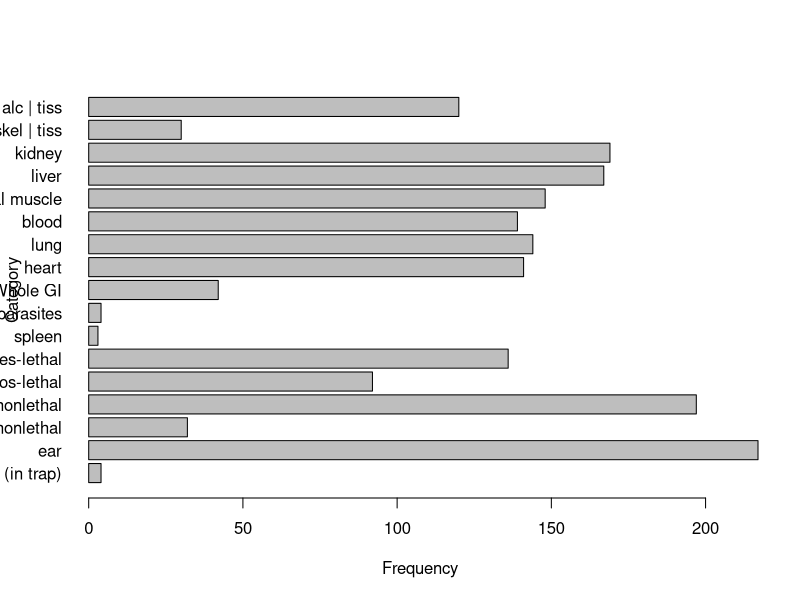
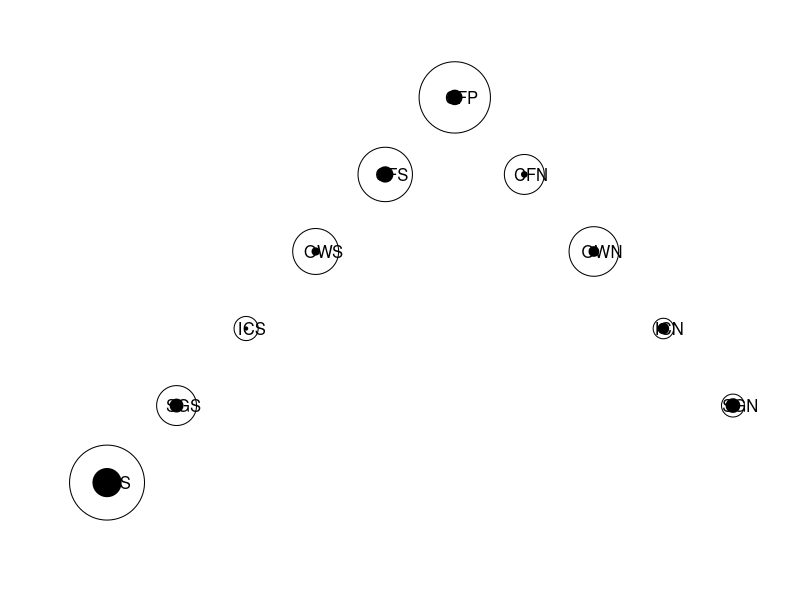
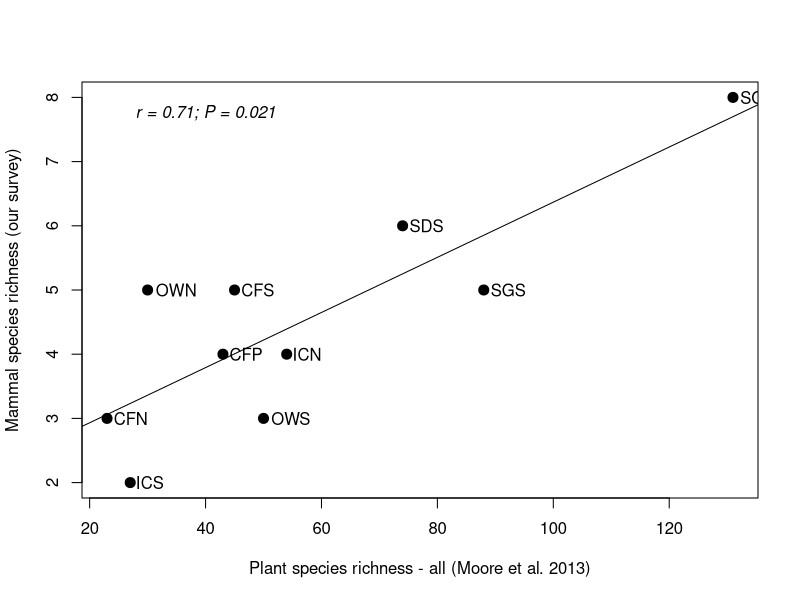
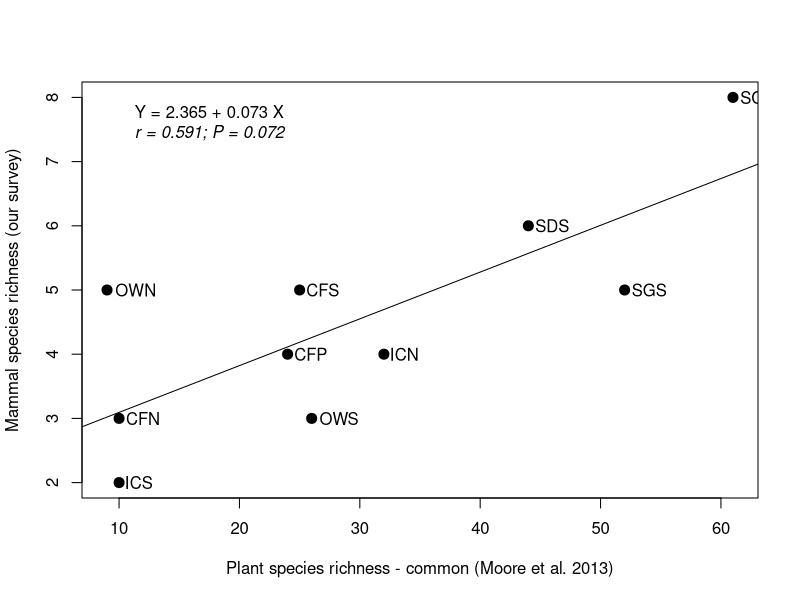
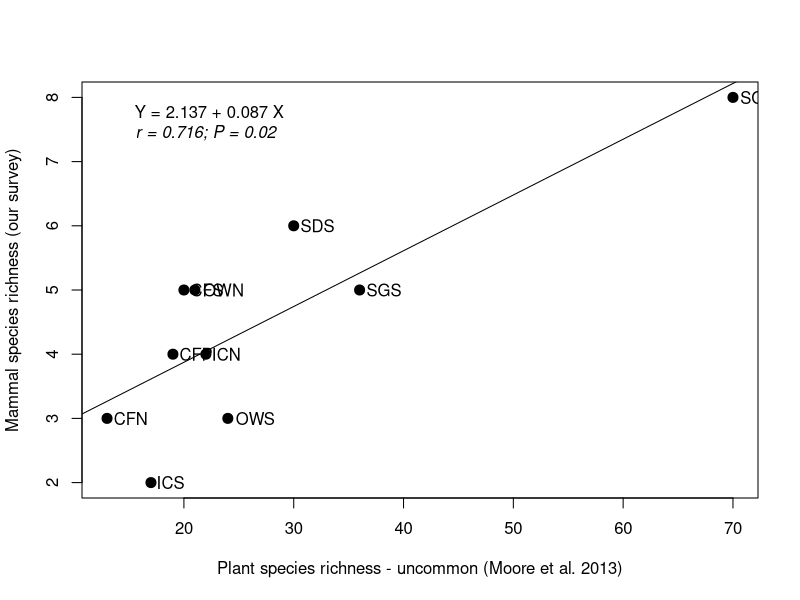
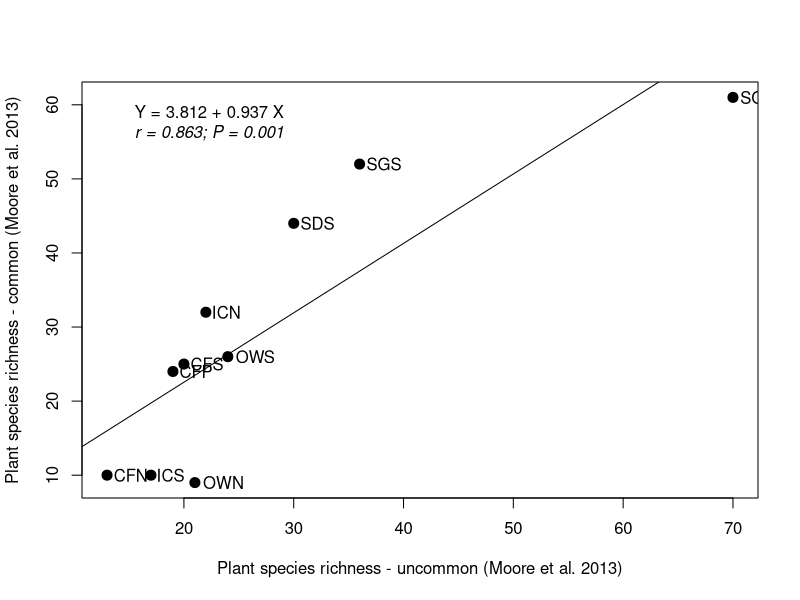
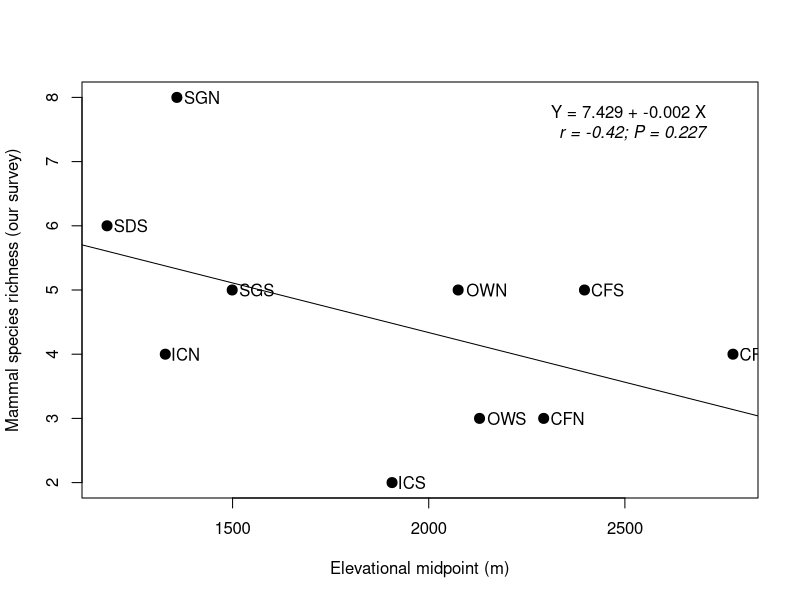
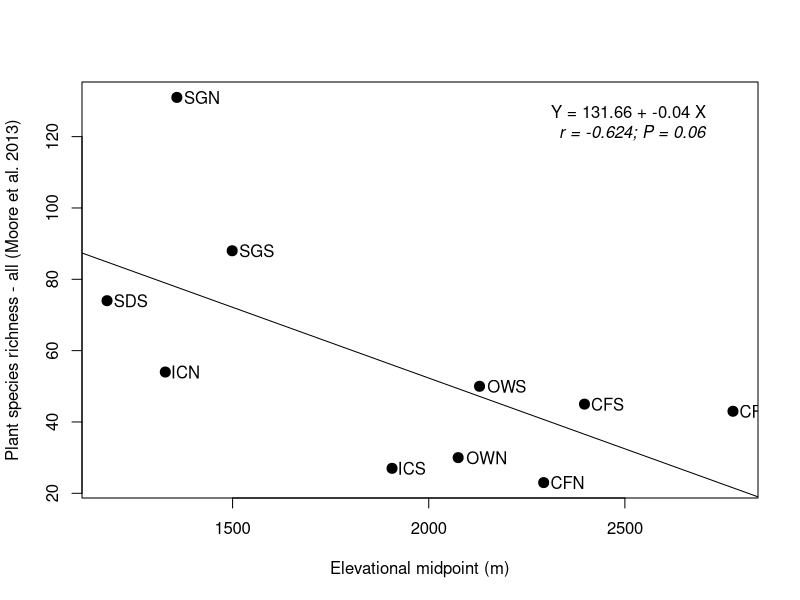

These figures' R source, in order:
# Code to summarize Santa Catalinas data
#####

# FIG 2 - summary of all sampling
######
setwd("/Users/unathan/ASU\ Dropbox/Nathan\ Upham/PROJECTS/SantaCatalinas_project/MS_2024-2025/sc_mamm_survey/Figures/Fig2_samplingSummary")

allDat<-read.csv("AllMammalRecords_2021-23_Refined.csv")

prepListRaw<-as.data.frame(table(allDat$preparations))[order(as.data.frame(table(allDat$preparations))[,2], decreasing=TRUE),]

write.csv(prepListRaw, file="AllMammalRecords_2021-23_Refined_prepListRaw.csv")

# read back in the cleaned data
prepListCleaned<-read.csv(file="AllMammalRecords_2021-23_Refined_prepListCleaned.csv")
dat<-prepListCleaned
dat_rev <- dat[nrow(dat):1, ]

# PLOT these data
pdf(file="plot_prepListCleaned.pdf", width=6, height=6)
	barplot(
	  height = dat_rev$Freq,
	  names.arg = dat_rev$Var1,
	  horiz = TRUE,
	  xlab = "Frequency",
	  ylab = "Category",
	  las = 1
	)
dev.off()





# FIG 5 -- Moore et al. 2013 + Meyer et al. 2015 comparison
######
#setwd("/Users/n8upham/ASU\ Dropbox/Nathan\ Upham/PROJECTS/SantaCatalinas_project/MS_2024-2025/sc_mamm_survey/Fig5_compareToPlants")
setwd("/Users/unathan/ASU\ Dropbox/Nathan\ Upham/PROJECTS/SantaCatalinas_project/MS_2024-2025/sc_mamm_survey/Figures/Fig5_compareToPlants")

allDat<-read.csv("AllMammalRecords_2021-23_Refined.csv")

table(allDat$habitat)

#                                      Interior Chaparral 
#                                                     197 
#                                    Madrean Oak Woodland 
#                                                     316 
#                           Petran Montane Conifer Forest 
#                                                     576 
#                                    Semidesert Grassland 
#                                                     313 
# Upland Sonoran Desertscrub/Semidesert Grassland ecotone 
#                                                     399 

table(allDat$site)

# CFN CFP CFS ICN ICS OWN OWS SDS SGN SGS 
# 120 238 218 123  74 174 142 399 147 166 

allSamplesBySite<-as.data.frame(table(allDat$site))

#    Var1 Freq
# 1   CFN  120
# 2   CFP  238
# 3   CFS  218
# 4   ICN  123
# 5   ICS   74
# 6   OWN  174
# 7   OWS  142
# 8   SDS  399
# 9   SGN  147
# 10  SGS  166

allVoucherDat<-allDat[which(allDat$basisOfRecord=="PRESERVED_SPECIMEN"),]
# 150 records

	allVouchersBySite<-as.data.frame(table(allVoucherDat$site))
	#    Var1 Freq
	# 1   CFN    7
	# 2   CFP   18
	# 3   CFS   19
	# 4   ICN   13
	# 5   ICS    4
	# 6   OWN   12
	# 7   OWS    9
	# 8   SDS   35
	# 9   SGN   17
	# 10  SGS   16

	allVouchersSex<-as.data.frame(table(allVoucherDat$sex))

	#   Var1 Freq
	# 1    f   76
	# 2    m   73 << 74
	# 3    M    1


allNonlethalDat<-allDat[!is.na(allDat$basisOfRecord) &
  						!is.na(allDat$preparations) &
  						allDat$basisOfRecord == "MATERIAL_SAMPLE" &
  						allDat$preparations == "ear",]

	allNonlethalBySite<-as.data.frame(table(allNonlethalDat$site))
	#    Var1 Freq
	# 1   CFN   26
	# 2   CFP   41
	# 3   CFS   26
	# 4   ICN    4
	# 5   ICS   16
	# 6   OWN   29
	# 7   OWS   29
	# 8   SDS   27
	# 9   SGN    2
	# 10  SGS   17

	allNonlethalSex<-as.data.frame(table(allNonlethalDat$sex))
	#   Var1 Freq
	# 1    unk  6
	# 2    f  114
	# 3    m   97
	

# Combined lethal + non-lethal sampling
	sumDat<-cbind.data.frame(site=allVouchersBySite[,1],lethal=allVouchersBySite[,2],nonLethal=allNonlethalBySite[,2], total=(allVouchersBySite[,2]+allNonlethalBySite[,2]), trapSuccess=(allVouchersBySite[,2]+allNonlethalBySite[,2])/400)

	sumDat_ordered<-sumDat[c(8,10,5,7,3,2,1,6,4,9),]

	write.csv(sumDat_ordered, file="AllMammalRecords_2021-23_Refined_sumSampling-lethal-non.csv")

	#    site lethal nonLethal total trapSuccess
	# 8   SDS     35        27    62      0.1550
	# 10  SGS     16        17    33      0.0825
	# 5   ICS      4        16    20      0.0500
	# 7   OWS      9        29    38      0.0950
	# 3   CFS     19        26    45      0.1125
	# 2   CFP     18        41    59      0.1475
	# 1   CFN      7        26    33      0.0825
	# 6   OWN     12        29    41      0.1025
	# 4   ICN     13         4    17      0.0425
	# 9   SGN     17         2    19      0.0475

# PLOT sites -- lethal vs non-lethal
totalScale<-10*(sumDat_ordered$total / max(sumDat_ordered$total) )
voucherScale<-10*(sumDat_ordered$lethal / max(sumDat_ordered$total) )

pdf(file="plot_sumSampling-lethal-vs-nonlethal.pdf", width=4, height=6)
	plot(x=1:10, y=c(1:6,5:2), cex=totalScale, xpd=NA, xaxt="n", yaxt="n", bty="n",xlab="",ylab="")
	points(x=1:10, y=c(1:6,5:2), cex=voucherScale, pch=20, xpd=NA)
	text(x=1:10, y=c(1:6,5:2), labels=sumDat_ordered$site, adj=0.3)
dev.off()


# Sum species richness
#####
listOfSites<-as.vector(allVouchersBySite$Var1)
allSpp<-list(length(listOfSites))
whichSpp<-list(length(listOfSites))
numSpp<-list(length(listOfSites))
for(i in 1:length(listOfSites)){
	site_i<-listOfSites[i]
	allSpp[[i]]<-allVoucherDat[which(allVoucherDat$site==site_i),"species"]
	whichSpp[[i]]<-as.data.frame(table(allSpp[[i]]))
	numSpp[[i]]<-length(whichSpp[[i]][,1])
}
numSpp_ALL<-do.call(rbind, numSpp)

finalDat<-cbind.data.frame(listOfSites, numSpp_ALL)

#    listOfSites numSpp_ALL
# 1          CFN          3
# 2          CFP          4
# 3          CFS          5
# 4          ICN          4
# 5          ICS          2
# 6          OWN          5
# 7          OWS          3
# 8          SDS          6
# 9          SGN          8
# 10         SGS          5

#######
# PLOTTING
######

# PART A
#######
# Read back in data joined to Moore et al. 2013, Table 6
#######
datJoined<-read.csv("AllMammalSpecies-bySite_joinToMooreEtAl-Table6_DATA.csv")


# ALL PLANTS
####
X.VAR<-datJoined$numSpp_plantsAll
X.LAB<-"Plant species richness - all (Moore et al. 2013)"
Y.LAB<-"Mammal species richness (our survey)"

	TEST<-cor.test(x=X.VAR, y=datJoined$numSpp_mammalsAll,
              alternative = c("two.sided"),
              method = c("spearman"), conf.level = 0.95)
	TEST$estimate[[1]]
	TEST$p.value[[1]]
	#[1] 0.7099983
	#[1] 0.02142292

	# IS NORMAL?
	ks.test(y=datJoined$numSpp_mammalsAll, x=X.VAR)
		# data:  X.VAR and datJoined$numSpp_mammalsAll
		# D = 1, p-value = 1.083e-05 <<< FAILS!  So not relevant to summarize the linear model.
		# alternative hypothesis: two-sided

	TEST2<-lm(datJoined$numSpp_mammalsAll ~ X.VAR, data=datJoined)
	TEST2$coefficients[[1]]
	TEST2$coefficients[[2]]
    #           (Intercept)  datJoined$numSpp_plantsAll  
    #               2.07323                     0.04295  


pdf("AllMammalSpecies-bySite_joinToMooreEtAl_mam-v-allPlant_clean_noLine.pdf")

	plot(datJoined$numSpp_mammalsAll ~ X.VAR, type="n",data=datJoined, xlab=X.LAB, ylab=Y.LAB) # plotting the axes (no points)
	points(datJoined$numSpp_mammalsAll ~ X.VAR, data=datJoined, cex=2, pch=20)	# plotting points
	text(y=datJoined$numSpp_mammalsAll, x=X.VAR, labels=datJoined$Site, adj=-0.2) # adding labels to point (site names)

	abline(a=TEST2$coefficients[[1]], b=TEST2$coefficients[[2]])
	#mtext(text= paste0("Y = ",round(TEST2$coefficients[[1]],3), " + ",round(TEST2$coefficients[[2]],3)," X"), 
	#	side=3, line= -2, adj=0.1)
	mtext(text= paste0("r = ",round(TEST$estimate[[1]],3), "; P = ",round(TEST$p.value[[1]],3)), 
		side=3, line= -2, adj=0.1, font=3)

dev.off()


# COMMON PLANTS
####
X.VAR<-datJoined$numSpp_plantsCommon
X.LAB<-"Plant species richness - common (Moore et al. 2013)"
Y.LAB<-"Mammal species richness (our survey)"

	TEST<-cor.test(x=X.VAR, y=datJoined$numSpp_mammalsAll,
              alternative = c("two.sided"),
              method = c("spearman"), conf.level = 0.95)
	TEST$estimate[[1]]
	TEST$p.value[[1]]
	#[1] 0.5914021
	#[1] 0.07173829	

	TEST2<-lm(datJoined$numSpp_mammalsAll ~ X.VAR, data=datJoined)
	TEST2$coefficients[[1]]
	TEST2$coefficients[[2]]
	#	Coefficients:
	# (Intercept)        X.VAR  
	#    2.36547      0.07285  
pdf("AllMammalSpecies-bySite_joinToMooreEtAl_mam-v-commonPlant_clean.pdf")

	plot(datJoined$numSpp_mammalsAll ~ X.VAR, type="n",data=datJoined, xlab=X.LAB, ylab=Y.LAB)
	points(datJoined$numSpp_mammalsAll ~ X.VAR, data=datJoined, cex=2, pch=20)
	text(y=datJoined$numSpp_mammalsAll, x=X.VAR, labels=datJoined$Site, adj=-0.2)

	abline(a=TEST2$coefficients[[1]], b=TEST2$coefficients[[2]])
	mtext(text= paste0("Y = ",round(TEST2$coefficients[[1]],3), " + ",round(TEST2$coefficients[[2]],3)," X"), 
		side=3, line= -2, adj=0.1)
	mtext(text= paste0("r = ",round(TEST$estimate[[1]],3), "; P = ",round(TEST$p.value[[1]],3)), 
		side=3, line= -3, adj=0.1, font=3)

dev.off()


# UNCOMMON PLANTS
####
X.VAR<-datJoined$numSpp_plantsUncommon
X.LAB<-"Plant species richness - uncommon (Moore et al. 2013)"
Y.LAB<-"Mammal species richness (our survey)"

	TEST<-cor.test(x=X.VAR, y=datJoined$numSpp_mammalsAll,
              alternative = c("two.sided"),
              method = c("spearman"), conf.level = 0.95)
	TEST$estimate[[1]]
	TEST$p.value[[1]]
	#[1] 0.7161722
	#[1] 0.01981919	

	TEST2<-lm(datJoined$numSpp_mammalsAll ~ X.VAR, data=datJoined)
	TEST2$coefficients[[1]]
	TEST2$coefficients[[2]]
	#	Coefficients:
	# (Intercept)       X.VAR 
	#    2.137326    0.086863 
pdf("AllMammalSpecies-bySite_joinToMooreEtAl_mam-v-uncommonPlant_clean.pdf")

	plot(datJoined$numSpp_mammalsAll ~ X.VAR, type="n",data=datJoined, xlab=X.LAB, ylab=Y.LAB)
	points(datJoined$numSpp_mammalsAll ~ X.VAR, data=datJoined, cex=2, pch=20)
	text(y=datJoined$numSpp_mammalsAll, x=X.VAR, labels=datJoined$Site, adj=-0.2)

	abline(a=TEST2$coefficients[[1]], b=TEST2$coefficients[[2]])
	mtext(text= paste0("Y = ",round(TEST2$coefficients[[1]],3), " + ",round(TEST2$coefficients[[2]],3)," X"), 
		side=3, line= -2, adj=0.1)
	mtext(text= paste0("r = ",round(TEST$estimate[[1]],3), "; P = ",round(TEST$p.value[[1]],3)), 
		side=3, line= -3, adj=0.1, font=3)

dev.off()

# COMMON VS UNCOMMON PLANTS
####
X.VAR<-datJoined$numSpp_plantsUncommon
X.LAB<-"Plant species richness - uncommon (Moore et al. 2013)"
Y.LAB<-"Plant species richness - common (Moore et al. 2013)"

	TEST<-cor.test(x=X.VAR, y=datJoined$numSpp_plantsCommon,
              alternative = c("two.sided"),
              method = c("spearman"), conf.level = 0.95)
	TEST$estimate[[1]]
	TEST$p.value[[1]]
		# [1] 0.8632259
		# [1] 0.001293815

	TEST2<-lm(datJoined$numSpp_plantsCommon ~ X.VAR, data=datJoined)
	TEST2$coefficients[[1]]
	TEST2$coefficients[[2]]
	#	Coefficients:
		# (Intercept)       X.VAR 
		#    3.812376    0.937045 
	
pdf("AllMammalSpecies-bySite_joinToMooreEtAl_common-v-uncommonPlant_clean.pdf")

	plot(datJoined$numSpp_plantsCommon ~ X.VAR, type="n",data=datJoined, xlab=X.LAB, ylab=Y.LAB)
	points(datJoined$numSpp_plantsCommon ~ X.VAR, data=datJoined, cex=2, pch=20)
	text(y=datJoined$numSpp_plantsCommon, x=X.VAR, labels=datJoined$Site, adj=-0.2)

	abline(a=TEST2$coefficients[[1]], b=TEST2$coefficients[[2]])
	mtext(text= paste0("Y = ",round(TEST2$coefficients[[1]],3), " + ",round(TEST2$coefficients[[2]],3)," X"), 
		side=3, line= -2, adj=0.1)
	mtext(text= paste0("r = ",round(TEST$estimate[[1]],3), "; P = ",round(TEST$p.value[[1]],3)), 
		side=3, line= -3, adj=0.1, font=3)

dev.off()




# ELEV MID... VS MAMMALS
####
X.VAR<-datJoined$elevMid
X.LAB<-"Elevational midpoint (m)"
Y.LAB<-"Mammal species richness (our survey)"

	TEST<-cor.test(x=X.VAR, y=datJoined$numSpp_mammalsAll,
              alternative = c("two.sided"),
              method = c("spearman"), conf.level = 0.95)
	TEST$estimate[[1]]
	TEST$p.value[[1]]
		# [1] -0.4198251
		# [1] 0.2270985

	TEST2<-lm(datJoined$numSpp_mammalsAll ~ X.VAR, data=datJoined)
	TEST2$coefficients[[1]]
	TEST2$coefficients[[2]]
		# (Intercept)        X.VAR 
		# 7.428708296 -0.001546145 

pdf("AllMammalSpecies-bySite_joinToMooreEtAl_mam-v-elevMid_clean.pdf")

	plot(datJoined$numSpp_mammalsAll ~ X.VAR, type="n",data=datJoined, xlab=X.LAB, ylab=Y.LAB)
	points(datJoined$numSpp_mammalsAll ~ X.VAR, data=datJoined, cex=2, pch=20)
	text(y=datJoined$numSpp_mammalsAll, x=X.VAR, labels=datJoined$Site, adj=-0.2)

	abline(a=TEST2$coefficients[[1]], b=TEST2$coefficients[[2]])
	mtext(text= paste0("Y = ",round(TEST2$coefficients[[1]],3), " + ",round(TEST2$coefficients[[2]],3)," X"), 
		side=3, line= -2, adj=0.9)
	mtext(text= paste0("r = ",round(TEST$estimate[[1]],3), "; P = ",round(TEST$p.value[[1]],3)), 
		side=3, line= -3, adj=0.9, font=3)

dev.off()


# ELEV MID... VS PLANTS
####
X.VAR<-datJoined$elevMid
X.LAB<-"Elevational midpoint (m)"
Y.LAB<-"Plant species richness - all (Moore et al. 2013)"

	TEST<-cor.test(x=X.VAR, y=datJoined$numSpp_plantsAll,
              alternative = c("two.sided"),
              method = c("spearman"), conf.level = 0.95)
	TEST$estimate[[1]]
	TEST$p.value[[1]]
		# [1] -0.6242424
		# [1] 0.06024898

	TEST2<-lm(datJoined$numSpp_plantsAll ~ X.VAR, data=datJoined)
	TEST2$coefficients[[1]]
	TEST2$coefficients[[2]]
		# [1] 131.6602
		# [1] -0.0396791

pdf("AllMammalSpecies-bySite_joinToMooreEtAl_plant-v-elevMid_clean.pdf")

	plot(datJoined$numSpp_plantsAll ~ X.VAR, type="n",data=datJoined, xlab=X.LAB, ylab=Y.LAB)
	points(datJoined$numSpp_plantsAll ~ X.VAR, data=datJoined, cex=2, pch=20)
	text(y=datJoined$numSpp_plantsAll, x=X.VAR, labels=datJoined$Site, adj=-0.2)

	abline(a=TEST2$coefficients[[1]], b=TEST2$coefficients[[2]])
	mtext(text= paste0("Y = ",round(TEST2$coefficients[[1]],3), " + ",round(TEST2$coefficients[[2]],3)," X"), 
		side=3, line= -2, adj=0.9)
	mtext(text= paste0("r = ",round(TEST$estimate[[1]],3), "; P = ",round(TEST$p.value[[1]],3)), 
		side=3, line= -3, adj=0.9, font=3)

dev.off()

# ELEV MID... VS ALL -- as SPLINES....
####





# PART B
#######
# Read back in data joined to Meyer at al. 2015, S2 Data
#######
datJoined<-read.csv("AllMammalSpecies-bySite_joinToMeyerEtAl-S2data_DATA.csv")


# ALL ARTHROPODS
####
X.VAR<-datJoined$TOTAL_SPP
X.LAB<-"Arthropod species richness - all (Meyer et al. 2015)"
Y.LAB<-"Mammal species richness (our survey)"

	TEST<-cor.test(x=X.VAR, y=datJoined$numSpp_mammalsAll,
              alternative = c("two.sided"),
              method = c("spearman"), conf.level = 0.95)
	TEST$estimate[[1]]
	TEST$p.value[[1]]
	#[1] 0.790259
	#[1] 0.006516335

	TEST2<-lm(datJoined$numSpp_mammalsAll ~ X.VAR, data=datJoined)
	TEST2$coefficients[[1]]
	TEST2$coefficients[[2]]
    #           (Intercept)  datJoined$TOTAL_SPP  
	#		       -0.56018      0.06333 


pdf("AllMammalSpecies-bySite_joinToMeyerEtAl_mam-v-allArthropod.pdf")

	plot(datJoined$numSpp_mammalsAll ~ X.VAR, type="n",data=datJoined, xlab=X.LAB, ylab=Y.LAB) # plotting the axes (no points)
	points(datJoined$numSpp_mammalsAll ~ X.VAR, data=datJoined, cex=2, pch=20)	# plotting points
	text(y=datJoined$numSpp_mammalsAll, x=X.VAR, labels=datJoined$Site, adj=-0.2) # adding labels to point (site names)

	abline(a=TEST2$coefficients[[1]], b=TEST2$coefficients[[2]])
	#mtext(text= paste0("Y = ",round(TEST2$coefficients[[1]],3), " + ",round(TEST2$coefficients[[2]],3)," X"), 
	#	side=3, line= -2, adj=0.1)
	mtext(text= paste0("r = ",round(TEST$estimate[[1]],3), "; P = ",round(TEST$p.value[[1]],3)), 
		side=3, line= -2, adj=0.1, font=3)

dev.off()


# Orthoptera
####
X.VAR<-datJoined$Orthoptera
X.LAB<-"Orthoptera species richness (Meyer et al. 2015)"
Y.LAB<-"Mammal species richness (our survey)"

	TEST<-cor.test(x=X.VAR, y=datJoined$numSpp_mammalsAll,
              alternative = c("two.sided"),
              method = c("spearman"), conf.level = 0.95)
	TEST$estimate[[1]]
	TEST$p.value[[1]]
	#[1] 0.4130408
	#[1] 0.2354798

	TEST2<-lm(datJoined$numSpp_mammalsAll ~ X.VAR, data=datJoined)

pdf("AllMammalSpecies-bySite_joinToMeyerEtAl_mam-v-Orthoptera.pdf")

	plot(datJoined$numSpp_mammalsAll ~ X.VAR, type="n",data=datJoined, xlab=X.LAB, ylab=Y.LAB) # plotting the axes (no points)
	points(datJoined$numSpp_mammalsAll ~ X.VAR, data=datJoined, cex=2, pch=20)	# plotting points
	text(y=datJoined$numSpp_mammalsAll, x=X.VAR, labels=datJoined$Site, adj=-0.2) # adding labels to point (site names)

	abline(a=TEST2$coefficients[[1]], b=TEST2$coefficients[[2]])
	#mtext(text= paste0("Y = ",round(TEST2$coefficients[[1]],3), " + ",round(TEST2$coefficients[[2]],3)," X"), 
	#	side=3, line= -2, adj=0.1)
	mtext(text= paste0("r = ",round(TEST$estimate[[1]],3), "; P = ",round(TEST$p.value[[1]],3)), 
		side=3, line= -2, adj=0.1, font=3)

dev.off()

# Myriapoda
####
X.VAR<-datJoined$Myriapoda
X.LAB<-"Myriapoda species richness (Meyer et al. 2015)"
Y.LAB<-"Mammal species richness (our survey)"

	TEST<-cor.test(x=X.VAR, y=datJoined$numSpp_mammalsAll,
              alternative = c("two.sided"),
              method = c("spearman"), conf.level = 0.95)
	TEST$estimate[[1]]
	TEST$p.value[[1]]
	#[1] 0.08254343
	#[1] 0.8206615

	TEST2<-lm(datJoined$numSpp_mammalsAll ~ X.VAR, data=datJoined)

pdf("AllMammalSpecies-bySite_joinToMeyerEtAl_mam-v-Myriapoda.pdf")

	plot(datJoined$numSpp_mammalsAll ~ X.VAR, type="n",data=datJoined, xlab=X.LAB, ylab=Y.LAB) # plotting the axes (no points)
	points(datJoined$numSpp_mammalsAll ~ X.VAR, data=datJoined, cex=2, pch=20)	# plotting points
	text(y=datJoined$numSpp_mammalsAll, x=X.VAR, labels=datJoined$Site, adj=-0.2) # adding labels to point (site names)

	abline(a=TEST2$coefficients[[1]], b=TEST2$coefficients[[2]])
	#mtext(text= paste0("Y = ",round(TEST2$coefficients[[1]],3), " + ",round(TEST2$coefficients[[2]],3)," X"), 
	#	side=3, line= -2, adj=0.1)
	mtext(text= paste0("r = ",round(TEST$estimate[[1]],3), "; P = ",round(TEST$p.value[[1]],3)), 
		side=3, line= -2, adj=0.1, font=3)

dev.off()

# Coleoptera
####
X.VAR<-datJoined$Coleoptera
X.LAB<-"Coleoptera species richness (Meyer et al. 2015)"
Y.LAB<-"Mammal species richness (our survey)"

	TEST<-cor.test(x=X.VAR, y=datJoined$numSpp_mammalsAll,
              alternative = c("two.sided"),
              method = c("spearman"), conf.level = 0.95)
	TEST$estimate[[1]]
	TEST$p.value[[1]]
	#[1] 0.6894942
	#[1] 0.0273886

	TEST2<-lm(datJoined$numSpp_mammalsAll ~ X.VAR, data=datJoined)

pdf("AllMammalSpecies-bySite_joinToMeyerEtAl_mam-v-Coleoptera.pdf")

	plot(datJoined$numSpp_mammalsAll ~ X.VAR, type="n",data=datJoined, xlab=X.LAB, ylab=Y.LAB) # plotting the axes (no points)
	points(datJoined$numSpp_mammalsAll ~ X.VAR, data=datJoined, cex=2, pch=20)	# plotting points
	text(y=datJoined$numSpp_mammalsAll, x=X.VAR, labels=datJoined$Site, adj=-0.2) # adding labels to point (site names)

	abline(a=TEST2$coefficients[[1]], b=TEST2$coefficients[[2]])
	#mtext(text= paste0("Y = ",round(TEST2$coefficients[[1]],3), " + ",round(TEST2$coefficients[[2]],3)," X"), 
	#	side=3, line= -2, adj=0.1)
	mtext(text= paste0("r = ",round(TEST$estimate[[1]],3), "; P = ",round(TEST$p.value[[1]],3)), 
		side=3, line= -2, adj=0.1, font=3)

dev.off()

# Araneae
####
X.VAR<-datJoined$Araneae
X.LAB<-"Araneae species richness (Meyer et al. 2015)"
Y.LAB<-"Mammal species richness (our survey)"

	TEST<-cor.test(x=X.VAR, y=datJoined$numSpp_mammalsAll,
              alternative = c("two.sided"),
              method = c("spearman"), conf.level = 0.95)
	TEST$estimate[[1]]
	TEST$p.value[[1]]
	#[1] 0.7895683
	#[1] 0.006596672

	TEST2<-lm(datJoined$numSpp_mammalsAll ~ X.VAR, data=datJoined)

pdf("AllMammalSpecies-bySite_joinToMeyerEtAl_mam-v-Araneae.pdf")

	plot(datJoined$numSpp_mammalsAll ~ X.VAR, type="n",data=datJoined, xlab=X.LAB, ylab=Y.LAB) # plotting the axes (no points)
	points(datJoined$numSpp_mammalsAll ~ X.VAR, data=datJoined, cex=2, pch=20)	# plotting points
	text(y=datJoined$numSpp_mammalsAll, x=X.VAR, labels=datJoined$Site, adj=-0.2) # adding labels to point (site names)

	abline(a=TEST2$coefficients[[1]], b=TEST2$coefficients[[2]])
	#mtext(text= paste0("Y = ",round(TEST2$coefficients[[1]],3), " + ",round(TEST2$coefficients[[2]],3)," X"), 
	#	side=3, line= -2, adj=0.1)
	mtext(text= paste0("r = ",round(TEST$estimate[[1]],3), "; P = ",round(TEST$p.value[[1]],3)), 
		side=3, line= -2, adj=0.1, font=3)

dev.off()


   # >>> Looks especially driven by spiders and beetles!








# Colors from other Figs
#####
# colors
# In this order: loud pink, berry, blue, olive green, light aqua
# c("#f178fa", "#62255c", "#4d6180", "#758150", "#bafdca")
cols <- c("#f178fa", "#62255c", "#416fb4", "#799943", "#bafdca")
colsplus <- c("#f178fa", "#62255c", "#416fb4", "#799943", "#bafdca", "#505050", "#959595", rep("#000000", 15))

# Shapes and colors. Shapes by family, colors by habitat.
col_corsp <- c("IntChapUB", "MadOakB", "MadOakUB", "PetConB", "PetConUB", "SDGrassUB", "EcotoneUB", rep("species", 15))

biomeCols<-cbind.data.frame(col_corsp,colsplus)
biomeCols_only<-biomeCols[c(1:7),2]
#    col_corsp colsplus
# 1  IntChapUB  #f178fa
# 2    MadOakB  #62255c
# 3   MadOakUB  #416fb4
# 4    PetConB  #799943
# 5   PetConUB  #bafdca
# 6  SDGrassUB  #505050
# 7  EcotoneUB  #959595
